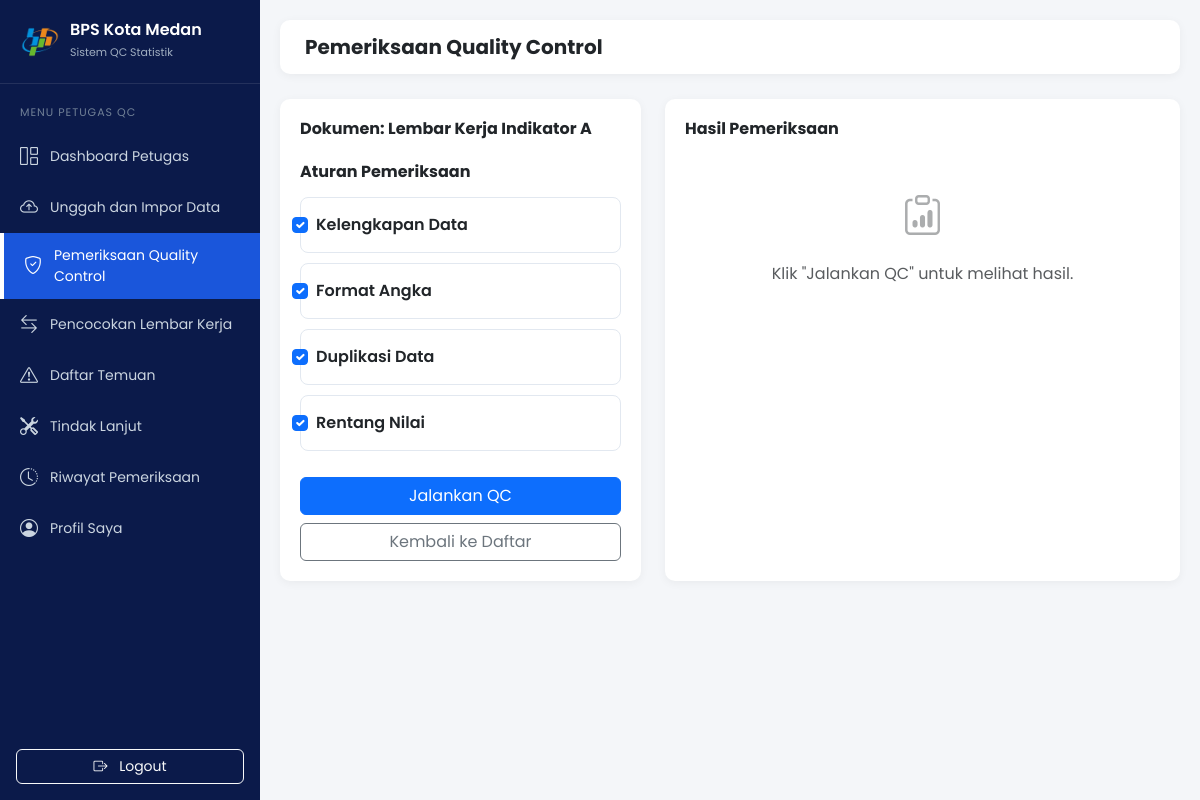
Page /petugas/pemeriksaan.php?id=1 (signed in) on the committed database.
### tables this page shows
CREATE TABLE `lembar_kerja` (
  `id_lembar_kerja` int(11) NOT NULL AUTO_INCREMENT,
  `nama_dokumen` varchar(255) NOT NULL,
  `jenis` enum('Lembar Kerja','Publikasi') NOT NULL,
  `kegiatan_statistik` varchar(100) NOT NULL,
  `periode` varchar(20) NOT NULL,
  `versi` varchar(10) DEFAULT 'v1.0',
  `file_dokumen` varchar(255) DEFAULT NULL,
  `id_pengguna` int(11) NOT NULL,
  `status_qc` enum('Belum Diperiksa','Dalam Proses','Perlu Perbaikan','Selesai') DEFAULT 'Belum Diperiksa',
  `tanggal_input` datetime DEFAULT current_timestamp(),
  PRIMARY KEY (`id_lembar_kerja`),
  KEY `id_pengguna` (`id_pengguna`),
  CONSTRAINT `lembar_kerja_ibfk_1` FOREIGN KEY (`id_pengguna`) REFERENCES `pengguna` (`id_pengguna`) ON DELETE CASCADE
);

CREATE TABLE `aturan_qc` (
  `id_aturan` int(11) NOT NULL AUTO_INCREMENT,
  `nama_aturan` varchar(100) NOT NULL,
  `jenis_aturan` varchar(50) NOT NULL,
  `deskripsi` text DEFAULT NULL,
  `status` enum('Aktif','Nonaktif') DEFAULT 'Aktif',
  PRIMARY KEY (`id_aturan`)
);

### petugas/pemeriksaan.php (the view, shortened to what this page needs)
<?php
require_once '../config/koneksi.php';
$id_lembar_kerja = isset($_GET['id']) ? (int)$_GET['id'] : 0;
if ($id_lembar_kerja > 0) {
    $stmt = $pdo->prepare("SELECT * FROM lembar_kerja WHERE id_lembar_kerja = :id");
    $stmt->execute([':id' => $id_lembar_kerja]);
    $dokumen = $stmt->fetch();
    if (!$dokumen) {
        $pesan = "Dokumen tidak ditemukan!";
        $tipe_pesan = "danger";
    } else {
        $stmt_aturan = $pdo->query("SELECT * FROM aturan_qc WHERE status = 'Aktif'");
        $aturan_qc = $stmt_aturan->fetchAll();
        $hasil_pemeriksaan = null;
    }
}
?>
<!DOCTYPE html>
<html lang="id">
<head>
    <link href="https://cdn.jsdelivr.net/npm/bootstrap@5.3.0/dist/css/bootstrap.min.css" rel="stylesheet">
    <link rel="stylesheet" href="https://cdn.jsdelivr.net/npm/bootstrap-icons@1.10.5/font/bootstrap-icons.css">
    <link rel="stylesheet" href="../assets/css/style.css">
</head>
<body>
    <?php include '../includes/sidebar_petugas.php'; ?>
    <div class="main-content">
        <div class="topbar"><h5 class="mb-0 fw-bold">Pemeriksaan Quality Control</h5></div>
        <?php if($id_lembar_kerja == 0 || !$dokumen): ?>
            <p class="text-muted mb-4">Pilih dokumen di bawah ini untuk memulai pemeriksaan.</p>
            <div class="stat-card">
                <table class="table table-hover align-middle">
                    <thead class="table-light"><tr><th>No</th><th>Nama Dokumen</th><th>Jenis</th><th>Periode</th><th>Status QC</th><th>Aksi</th></tr></thead>
                    <tbody>
                        <?php
                        $stmt_list = $pdo->query("SELECT * FROM lembar_kerja WHERE status_qc IN ('Belum Diperiksa', 'Dalam Proses') ORDER BY tanggal_input DESC");
                        $list_doc = $stmt_list->fetchAll();
                        $no=1; foreach($list_doc as $row): ?>
                        <tr>
                            <td><?= $no++ ?></td>
                            <td class="fw-semibold"><?= htmlspecialchars($row['nama_dokumen']) ?></td>
                            <td><?= htmlspecialchars($row['jenis']) ?></td>
                            <td><?= htmlspecialchars($row['periode']) ?></td>
                            <td><span class="badge bg-warning bg-opacity-10 text-warning"><?= $row['status_qc'] ?></span></td>
                            <td><a href="pemeriksaan.php?id=<?= $row['id_lembar_kerja'] ?>" class="btn btn-sm btn-primary">Periksa</a></td>
                        </tr>
                        <?php endforeach; if(empty($list_doc)) echo "<tr><td colspan='6' class='text-center'>Tidak ada dokumen yang perlu diperiksa.</td></tr>"; ?>
                    </tbody>
                </table>
            </div>
        <?php else: ?>
            <div class="row">
                <div class="col-md-5 mb-4">
                    <div class="stat-card h-100">
                        <h6 class="fw-bold mb-3">Dokumen: <?= htmlspecialchars($dokumen['nama_dokumen']) ?></h6>
                        <form method="POST">
                            <h6 class="fw-bold mb-3 mt-4">Aturan Pemeriksaan</h6>
                            <?php foreach($aturan_qc as $aturan): ?>
                            <div class="rule-card form-check">
                                <input class="form-check-input" type="checkbox" name="aturan[]" value="<?= $aturan['id_aturan'] ?>" id="rule_<?= $aturan['id_aturan'] ?>" checked>
                                <label class="form-check-label fw-semibold" for="rule_<?= $aturan['id_aturan'] ?>"><?= htmlspecialchars($aturan['nama_aturan']) ?></label>
                            </div>
                            <?php endforeach; ?>
                            <button type="submit" name="jalankan_qc" class="btn btn-primary w-100 mt-3">Jalankan QC</button>
                            <a href="pemeriksaan.php" class="btn btn-outline-secondary w-100 mt-2">Kembali ke Daftar</a>
                        </form>
                    </div>
                </div>
                <div class="col-md-7 mb-4">
                    <div class="stat-card h-100">
                        <h6 class="fw-bold mb-3">Hasil Pemeriksaan</h6>
                        <?php if($hasil_pemeriksaan): ?>
                            <div class="row mb-4">
                                <div class="col-4"><div class="stat-box"><h3><?= $hasil_pemeriksaan['total'] ?></h3><small>Total</small></div></div>
                                <div class="col-4"><div class="stat-box"><h3 class="text-success"><?= $hasil_pemeriksaan['lulus'] ?></h3><small>Lulus</small></div></div>
                                <div class="col-4"><div class="stat-box bg-danger bg-opacity-10"><h3 class="text-danger"><?= $hasil_pemeriksaan['temuan'] ?></h3><small>Temuan</small></div></div>
                            </div>
                            <a href="pencocokan.php?id=<?= $id_lembar_kerja ?>" class="btn btn-outline-primary w-100">Lanjut ke Pencocokan</a>
                        <?php else: ?>
                            <div class="text-center text-muted mt-5"><i class="bi bi-clipboard-data fs-1 opacity-50"></i><p class="mt-3">Klik "Jalankan QC" untuk melihat hasil.</p></div>
                        <?php endif; ?>
                    </div>
                </div>
            </div>
        <?php endif; ?>
    </div>
</body>
</html>

### assets/css/style.css (style rules this page uses)
body { font-family: 'Poppins', sans-serif; background-color: #f4f6f9; margin: 0; overflow-x: hidden; }
.main-content { margin-left: 260px; padding: 20px; min-height: 100vh; }
.topbar { background: #fff; padding: 15px 25px; border-radius: 10px; box-shadow: 0 2px 10px rgba(0,0,0,0.05); display: flex; justify-content: space-between; align-items: center; margin-bottom: 25px; }
.stat-card { background: #fff; border-radius: 10px; padding: 20px; border: none; box-shadow: 0 2px 10px rgba(0,0,0,0.05); }

### petugas/pemeriksaan.php (style rules this page uses)
.rule-card { border:1px solid #e2e8f0;border-radius:8px;padding:15px;margin-bottom:10px; }

### rows in the picture
lembar_kerja: nama_dokumen "Lembar Kerja Indikator A"
aturan_qc: nama_aturan "Kelengkapan Data"
aturan_qc: nama_aturan "Format Angka"
aturan_qc: nama_aturan "Duplikasi Data"
aturan_qc: nama_aturan "Rentang Nilai"
